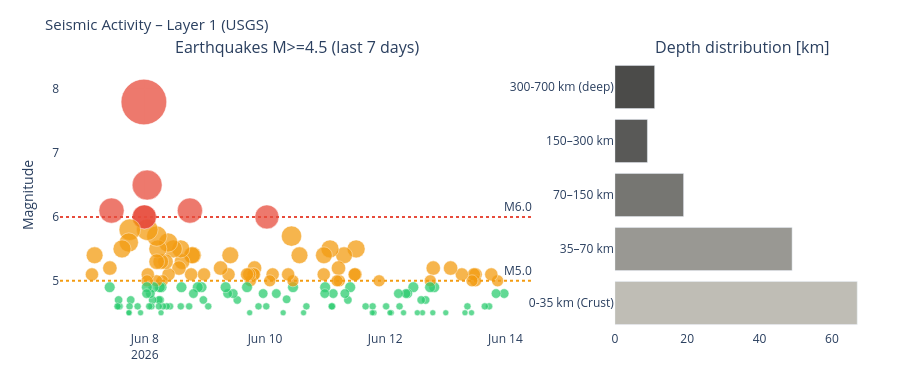

The cell this chart's notebook holds for it:
### Markdown cell above
---
## 4. Visualizations

### Code cell
# ============================================================
# SEISMICS – Magnitude time series + depth distribution
# ============================================================

if df_seis is not None:
    fig = make_subplots(
        rows=1, cols=2,
        subplot_titles=['Earthquakes M>=4.5 (last 7 days)', 'Depth distribution [km]'],
        column_widths=[0.65, 0.35]
    )

    # Color scale by magnitude
    mag_colors = ['#2ecc71' if m < 5 else '#f39c12' if m < 6 else '#e74c3c'
                  for m in df_seis['mag']]
    sizes = [max(6, (m - 4) * 12) for m in df_seis['mag']]

    fig.add_trace(go.Scatter(
        x=df_seis['time'], y=df_seis['mag'],
        mode='markers',
        marker=dict(color=mag_colors, size=sizes, opacity=0.75,
                    line=dict(color='white', width=0.5)),
        text=df_seis['place'],
        hovertemplate='%{text}<br>M%{y:.1f}<br>%{x}<extra></extra>',
        name='Earthquakes'
    ), row=1, col=1)

    fig.add_hline(y=6.0, line_dash='dot', line_color='#e74c3c',
                  annotation_text='M6.0', row=1, col=1)
    fig.add_hline(y=5.0, line_dash='dot', line_color='#f39c12',
                  annotation_text='M5.0', row=1, col=1)

    # Depth distribution
    depth_bins = pd.cut(df_seis['depth'],
                        bins=[0, 35, 70, 150, 300, 700],
                        labels=['0-35 km\n(Crust)', '35–70 km',
                                '70–150 km', '150–300 km', '300-700 km\n(deep)'])
    depth_counts = depth_bins.value_counts().sort_index()
    depth_colors = ['#B4B2A9', '#888780', '#5F5E5A', '#3d3d3a', '#2C2C2A']

    fig.add_trace(go.Bar(
        x=depth_counts.values,
        y=depth_counts.index.astype(str),
        orientation='h',
        marker_color=depth_colors[:len(depth_counts)],
        opacity=0.85,
        name='Depth'
    ), row=1, col=2)

    fig.update_layout(
        title=dict(text='Seismic Activity – Layer 1 (USGS)', font=dict(size=15)),
        height=380, showlegend=False,
        plot_bgcolor='rgba(0,0,0,0)', paper_bgcolor='rgba(0,0,0,0)',
        margin=dict(l=60, r=30, t=60, b=50)
    )
    fig.update_yaxes(title_text='Magnitude', row=1, col=1)
    fig.show()
else:
    print('Seismic data unavailable.')

### Figure 1 — Plotly figure (JSON) as saved in the notebook; plotly's stock layout.template omitted (floating-point values rounded to 4 significant figures; data arrays with more than 128 entries replaced by an {"elided": "..."} marker saying what was removed)
{"data": [{"hovertemplate": "%{text}<br>M%{y:.1f}<br>%{x}<extra></extra>", "marker": {"color": {"elided": "155 str values"}, "line": {"color": "white", "width": 0.5}, "opacity": 0.75, "size": {"elided": "155 float values"}}, "mode": "markers", "name": "Earthquakes", "text": {"elided": "155 str values"}, "type": "scatter", "x": {"elided": "155 str values"}, "xaxis": "x", "y": {"elided": "155 float values"}, "yaxis": "y"}, {"marker": {"color": ["#B4B2A9", "#888780", "#5F5E5A", "#3d3d3a", "#2C2C2A"]}, "name": "Depth", "opacity": 0.85, "orientation": "h", "type": "bar", "x": [67, 49, 19, 9, 11], "xaxis": "x2", "y": ["0-35 km\n(Crust)", "35–70 km", "70–150 km", "150–300 km", "300-700 km\n(deep)"], "yaxis": "y2"}], "layout": {"annotations": [{"font": {"size": 16}, "showarrow": false, "text": "Earthquakes M>=4.5 (last 7 days)", "x": 0.2925, "xanchor": "center", "xref": "paper", "y": 1.0, "yanchor": "bottom", "yref": "paper"}, {"font": {"size": 16}, "showarrow": false, "text": "Depth distribution [km]", "x": 0.8425, "xanchor": "center", "xref": "paper", "y": 1.0, "yanchor": "bottom", "yref": "paper"}, {"showarrow": false, "text": "M6.0", "x": 1, "xanchor": "right", "xref": "x domain", "y": 6.0, "yanchor": "bottom", "yref": "y"}, {"showarrow": false, "text": "M5.0", "x": 1, "xanchor": "right", "xref": "x domain", "y": 5.0, "yanchor": "bottom", "yref": "y"}], "height": 380, "margin": {"b": 50, "l": 60, "r": 30, "t": 60}, "paper_bgcolor": "rgba(0,0,0,0)", "plot_bgcolor": "rgba(0,0,0,0)", "shapes": [{"line": {"color": "#e74c3c", "dash": "dot"}, "type": "line", "x0": 0, "x1": 1, "xref": "x domain", "y0": 6.0, "y1": 6.0, "yref": "y"}, {"line": {"color": "#f39c12", "dash": "dot"}, "type": "line", "x0": 0, "x1": 1, "xref": "x domain", "y0": 5.0, "y1": 5.0, "yref": "y"}], "showlegend": false, "title": {"font": {"size": 15}, "text": "Seismic Activity – Layer 1 (USGS)"}, "xaxis": {"anchor": "y", "domain": [0.0, 0.585]}, "xaxis2": {"anchor": "y2", "domain": [0.685, 1.0]}, "yaxis": {"anchor": "x", "domain": [0.0, 1.0], "title": {"text": "Magnitude"}}, "yaxis2": {"anchor": "x2", "domain": [0.0, 1.0]}}}
